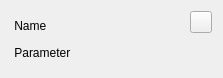
<?xml version="1.0" encoding="UTF-8"?>
<ui version="4.0">
 <class>DeviceWidget</class>
 <widget class="QWidget" name="DeviceWidget">
  <property name="geometry">
   <rect>
    <x>0</x>
    <y>0</y>
    <width>223</width>
    <height>78</height>
   </rect>
  </property>
  <property name="windowTitle">
   <string>Form</string>
  </property>
  <layout class="QVBoxLayout" name="verticalLayout">
   <item>
    <layout class="QHBoxLayout" name="horizontalLayout_2">
     <item>
      <widget class="QLabel" name="pointNameLabel">
       <property name="font">
        <font>
         <pointsize>9</pointsize>
        </font>
       </property>
       <property name="text">
        <string> Name</string>
       </property>
       <property name="alignment">
        <set>Qt::AlignmentFlag::AlignBottom|Qt::AlignmentFlag::AlignLeading|Qt::AlignmentFlag::AlignLeft</set>
       </property>
      </widget>
     </item>
     <item>
      <widget class="QPushButton" name="settingsButton">
       <property name="minimumSize">
        <size>
         <width>0</width>
         <height>22</height>
        </size>
       </property>
       <property name="maximumSize">
        <size>
         <width>22</width>
         <height>16777215</height>
        </size>
       </property>
       <property name="text">
        <string/>
       </property>
       <property name="icon">
        <iconset resource="res.qrc">
         <normaloff>:/images/menu.png</normaloff>:/images/menu.png</iconset>
       </property>
       <property name="iconSize">
        <size>
         <width>12</width>
         <height>12</height>
        </size>
       </property>
      </widget>
     </item>
    </layout>
   </item>
   <item>
    <layout class="QHBoxLayout" name="horizontalLayout">
     <item>
      <widget class="QLabel" name="prmNameLabel">
       <property name="font">
        <font>
         <pointsize>9</pointsize>
        </font>
       </property>
       <property name="text">
        <string> Parameter</string>
       </property>
       <property name="alignment">
        <set>Qt::AlignmentFlag::AlignLeading|Qt::AlignmentFlag::AlignLeft|Qt::AlignmentFlag::AlignVCenter</set>
       </property>
      </widget>
     </item>
     <item>
      <widget class="QLabel" name="prmValueLabel">
       <property name="font">
        <font>
         <pointsize>9</pointsize>
        </font>
       </property>
       <property name="text">
        <string/>
       </property>
       <property name="alignment">
        <set>Qt::AlignmentFlag::AlignRight|Qt::AlignmentFlag::AlignTrailing|Qt::AlignmentFlag::AlignVCenter</set>
       </property>
      </widget>
     </item>
    </layout>
   </item>
  </layout>
 </widget>
 <resources>
  <include location="res.qrc"/>
 </resources>
 <connections/>
</ui>
